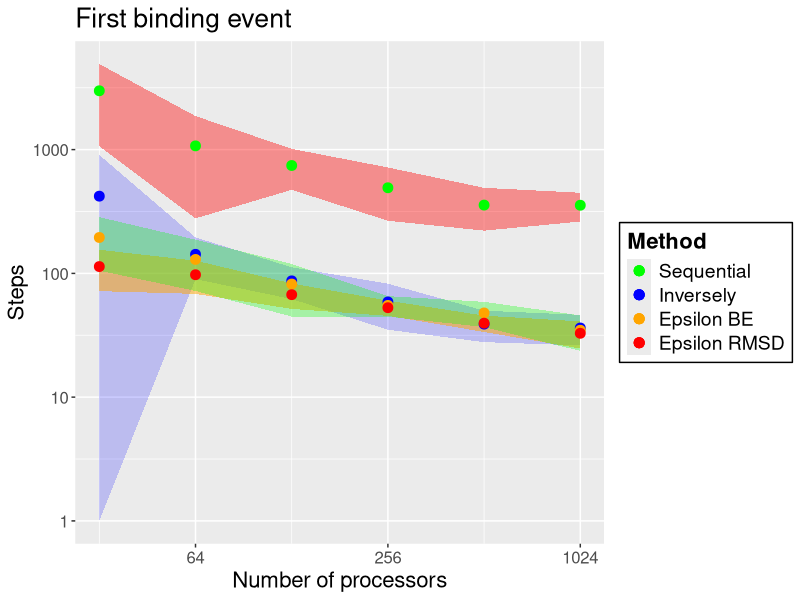
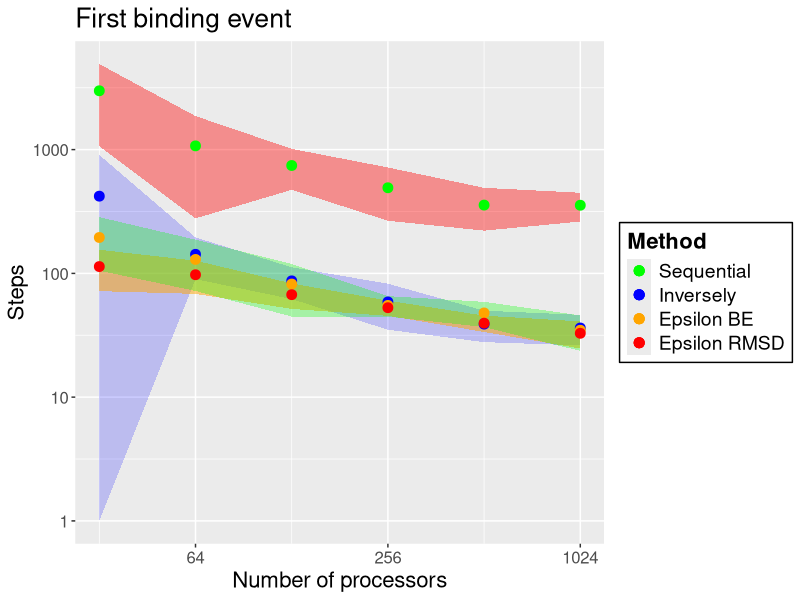

R code for these plots, in order:
library(ggplot2)
library(scales)
nproc = 2**seq(5,10)
meansSeq = c(2988.625,	1072.3,	744.1,	491.8,	356.3,	355.3)
errorSeq = c(1924.533154,	794,	270.807209,	225.5870367,	134.7772236,	93.02574315)
fillSeq = rep("seq", times=6)
meansInv = c(420.6,	142.6,	87,	58.8,	38.9,	36.2)
errorInv = c(485.209508,	52.74930226,	24.93992783,	23.7571042,	11.06997942,	10.03106287)
fillInv = rep("inv", times=6)
meansEpsBE = c(195,	129.6,	82,	55.1,	47.9,	34.7)
errorEpsBE = c(89.76636341,	57.46921881,	37.2439406,	10.40779622,	10.99949494,	11.07600008)
fillEpsBE = rep("be", times=6)
meansEpsRMSD = c(113.5,	97.5,	67.3,	52.8,	39.6,	32.8)
errorEpsRMSD = c(41.64466086,	29.21282063,	15.6563796,	7.405703508,	5.966573556,	8.093893446)
fillEpsRMSD = rep("rmsd", times=6)
errorCorrected = meansInv-errorInv
errorCorrected[1] = 1
dd <- data.frame(nproc, meansSeq, meansInv, meansEpsBE, meansEpsRMSD, errorCorrected, errorSeq, errorInv,errorEpsBE, fillSeq, fillInv, fillEpsRMSD, fillEpsBE)

ggplot(dd) +
  geom_ribbon(aes(ymax=meansSeq+errorSeq, ymin = meansSeq-errorSeq, x=nproc),fill="red", alpha=0.4)+
  geom_ribbon(aes(ymax=meansInv+errorInv, ymin = errorCorrected, x=nproc), fill = "blue", alpha=0.2)+
  geom_ribbon(aes(ymax=meansEpsRMSD+errorEpsRMSD, ymin = meansEpsRMSD-errorEpsRMSD, x=nproc), fill = "orange", alpha=0.5)+
  geom_ribbon(aes(ymax=meansEpsBE+errorEpsBE, ymin = meansEpsBE-errorEpsBE, x=nproc), fill = "green", alpha=0.3)+
  geom_point(aes(nproc, meansSeq, colour=fillSeq), size = 3, show.legend = TRUE ) +
  geom_point(aes(nproc, meansInv, colour=fillInv), size = 3, show.legend = TRUE ) +
  geom_point(aes(nproc, meansEpsBE, colour=fillEpsBE), size = 3, show.legend = TRUE) +
  geom_point(aes(nproc, meansEpsRMSD, colour=fillEpsRMSD), size = 3, show.legend = TRUE ) +
  # coord_trans(x="log2", y="log10")
  # show exponents
  scale_x_continuous(trans = log2_trans())+
                     # breaks = trans_breaks("log2", function(x) 2^x), 
                     # labels = trans_format("log2", math_format(2^.x))) +
  scale_y_continuous(trans = log10_trans())+
                     # breaks = trans_breaks("log10", function(x) 10^x),
                     # labels = trans_format("log10", math_format(10^.x)))
  guides(colour=guide_legend(title="Method"))+
  guides(fill=FALSE)+
  #guides(alpha=FALSE)+
  # guides(size=FALSE)+
  scale_colour_manual(name="Method",
                      breaks=c("seq", "inv", "be", "rmsd"),
                      values = c("green", "blue", "orange", "red"),
                      labels=c("Sequential", "Inversely", "Epsilon BE", "Epsilon RMSD"))+
  labs(title = "First binding event",
       y = "Steps", x = "Number of processors") +
  theme(title = element_text(size=16))+
  theme(legend.text = element_text(size=14)) +
  theme(axis.text = element_text(size=12))+
  theme(legend.title = element_text(face="bold"))+
  theme(legend.background = element_rect(colour = "black")) 
ggsave("plot4K5Y.png",device="png", width = 20, height = 10, units = "cm", dpi=300)